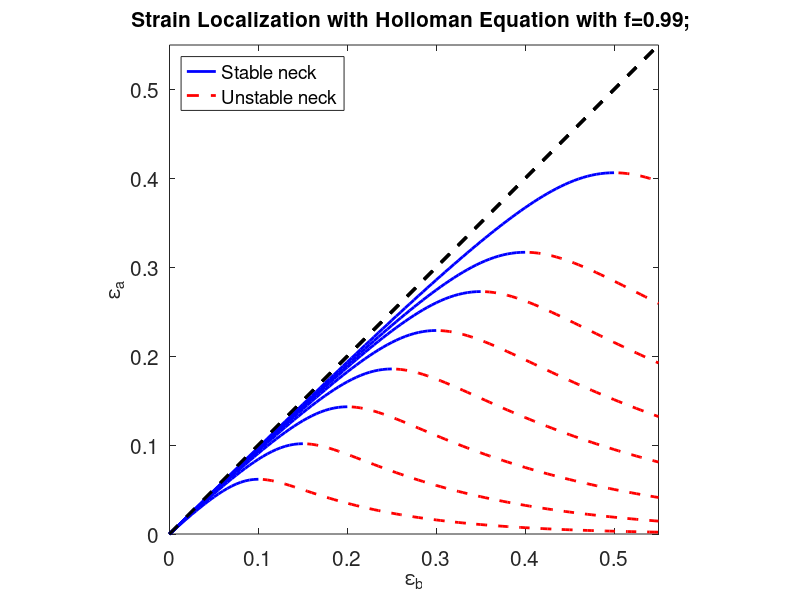

This chart was generated by the following MATLAB code:
%To plot e_a with e_b with strain hardening only - By Kamal K.

f=0.99;     %Initial area ratio
range_e_b=[0:0.005:0.55];
N = [0.1; 0.15; 0.2; 0.25; 0.3; 0.35; 0.4; 0.5];

for i = 1:size(N)
    n = N(i);
    old_e_a=0;      %Initial strain - first guess for solution of equation
    Data_bn=[];     %For storing data before the neck is becoming unstable
    Data_an=[];     %For storing data after the neck is unstable
    
    %Solving for e_a

    for e_b=range_e_b        %i.e., for all values of range of srain of necked region
        myfun=@(e_a) e_a^n-f*e_b^n *exp(e_a-e_b);   %definition function for whose root is e_a
        e_a=fsolve(myfun,old_e_a);              % calling inbuilt solver / root finder function - fsolve
        if(old_e_a<=e_a)                        %if it is in region where equation is valid or not
            Data_bn=[Data_bn;e_b e_a];      
        else
            Data_an=[Data_an;e_b e_a];
        end
        old_e_a=e_a;                            %update the guess for next root with current root or strain value
    end

%Plotting the data
%delete(gca);
    h1=plot(Data_bn(:,1),Data_bn(:,2),'b-','LineWidth',2.0);    %plotting before necking data with blue colored thick line
    axis([min(range_e_b) max(range_e_b) min(range_e_b) max(range_e_b)])
    axis square
    axis_limits=axis;
    line([axis_limits(1) axis_limits(2)],[axis_limits(3) axis_limits(4)],'color','k','LineStyle','--','linewidth',2.0)
    xlabel('{\epsilon}_b','fontsize',15);
    ylabel('{\epsilon}_a','fontsize',15);
    title(['Strain Localization with Holloman Equation with f=',num2str(f),'; '],'fontsize',15)
    set(gca,'fontsize',15);

%Plotting the unstable neck region if it exists
    if(size(Data_an,1)~=0)
        set(gca,'Nextplot','add');
        h2=plot(Data_an(:,1),Data_an(:,2),'r--','LineWidth',2.0);  %plotting after unstable necking or beyond fracture data with red colored thick line
        legend([h1 h2],'Stable neck','Unstable neck','Location','NorthWest');
    else
        legend(h1,'Stable neck','Location','NorthWest')
    end
    hold on;
end
